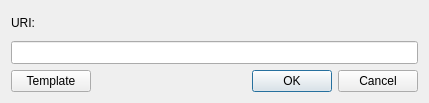
<?xml version="1.0" encoding="UTF-8"?>
<ui version="4.0">
 <class>add_http_ftp_magnetlink</class>
 <widget class="QDialog" name="add_http_ftp_magnetlink">
  <property name="geometry">
   <rect>
    <x>0</x>
    <y>0</y>
    <width>429</width>
    <height>103</height>
   </rect>
  </property>
  <property name="sizePolicy">
   <sizepolicy hsizetype="Preferred" vsizetype="Preferred">
    <horstretch>0</horstretch>
    <verstretch>0</verstretch>
   </sizepolicy>
  </property>
  <property name="minimumSize">
   <size>
    <width>0</width>
    <height>90</height>
   </size>
  </property>
  <property name="maximumSize">
   <size>
    <width>16777215</width>
    <height>500</height>
   </size>
  </property>
  <property name="windowTitle">
   <string>Add URI</string>
  </property>
  <layout class="QVBoxLayout" name="verticalLayout">
   <item>
    <widget class="QLabel" name="label">
     <property name="text">
      <string>URI:</string>
     </property>
    </widget>
   </item>
   <item>
    <widget class="QLineEdit" name="lineEdit">
     <property name="sizePolicy">
      <sizepolicy hsizetype="Expanding" vsizetype="Preferred">
       <horstretch>0</horstretch>
       <verstretch>0</verstretch>
      </sizepolicy>
     </property>
    </widget>
   </item>
   <item>
    <layout class="QHBoxLayout" name="horizontalLayout">
     <item>
      <widget class="QPushButton" name="pushButton_template">
       <property name="text">
        <string>Template</string>
       </property>
      </widget>
     </item>
     <item>
      <widget class="QDialogButtonBox" name="buttonBox">
       <property name="orientation">
        <enum>Qt::Horizontal</enum>
       </property>
       <property name="standardButtons">
        <set>QDialogButtonBox::Cancel|QDialogButtonBox::Ok</set>
       </property>
      </widget>
     </item>
    </layout>
   </item>
  </layout>
 </widget>
 <resources/>
 <connections>
  <connection>
   <sender>buttonBox</sender>
   <signal>accepted()</signal>
   <receiver>add_http_ftp_magnetlink</receiver>
   <slot>accept()</slot>
   <hints>
    <hint type="sourcelabel">
     <x>248</x>
     <y>254</y>
    </hint>
    <hint type="destinationlabel">
     <x>157</x>
     <y>274</y>
    </hint>
   </hints>
  </connection>
  <connection>
   <sender>buttonBox</sender>
   <signal>rejected()</signal>
   <receiver>add_http_ftp_magnetlink</receiver>
   <slot>reject()</slot>
   <hints>
    <hint type="sourcelabel">
     <x>316</x>
     <y>260</y>
    </hint>
    <hint type="destinationlabel">
     <x>286</x>
     <y>274</y>
    </hint>
   </hints>
  </connection>
 </connections>
</ui>
